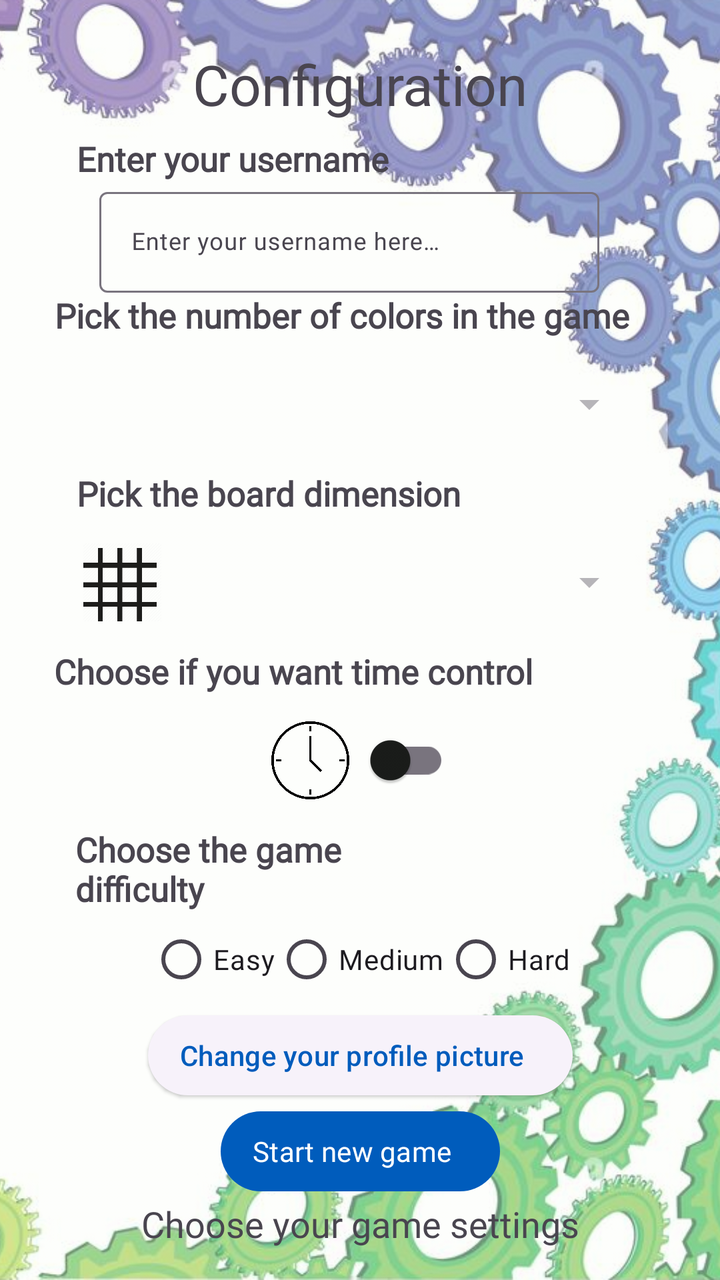
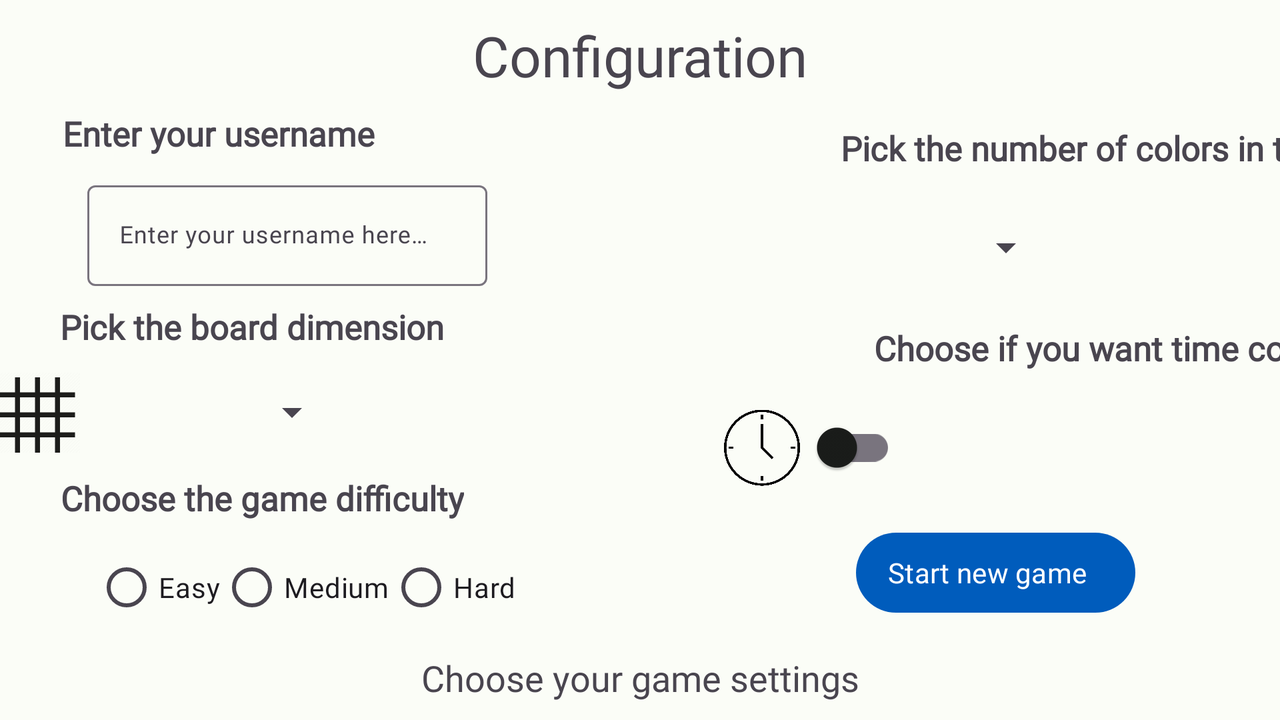

Compare how this app lays out the same screen by default and in its alternative resource folder. The renders come first, then the two layout files and the values they reference.
<!-- AndroidManifest.xml: application theme AppTheme -->
<!-- res/layout/activity_new_game_configuration.xml -->
<?xml version="1.0" encoding="utf-8"?>
<FrameLayout xmlns:android="http://schemas.android.com/apk/res/android"
    xmlns:app="http://schemas.android.com/apk/res-auto"
    xmlns:tools="http://schemas.android.com/tools"
    android:layout_width="match_parent"
    android:layout_height="match_parent">

    <ImageView
        android:layout_width="match_parent"
        android:layout_height="match_parent"
        android:alpha="0.6"
        android:contentDescription="@string/conf_background_desc"
        android:scaleType="centerCrop"
        android:src="@drawable/background_new_game_conf" />

    <androidx.constraintlayout.widget.ConstraintLayout
        android:layout_width="match_parent"
        android:layout_height="match_parent"
        tools:context=".gui.configuration.NewGameConfiguration">

        <TextView
            android:id="@+id/mainConfigurationHeader"
            android:layout_width="match_parent"
            android:layout_height="52dp"
            android:layout_marginTop="16dp"
            android:fontFamily="@font/title_font"
            android:gravity="center"
            android:text="@string/configuration_header"
            android:textSize="28sp"
            app:layout_constraintEnd_toEndOf="parent"
            app:layout_constraintStart_toStartOf="parent"
            app:layout_constraintTop_toTopOf="parent" />

        <TextView
            android:id="@+id/mainConfigurationSubHeader"
            android:layout_width="357dp"
            android:layout_height="wrap_content"
            android:layout_marginBottom="16dp"
            android:fontFamily="@font/title_font"
            android:gravity="center"
            android:text="@string/configuration_sub_header"
            android:textSize="18sp"
            app:layout_constraintBottom_toBottomOf="parent"
            app:layout_constraintEnd_toEndOf="parent"
            app:layout_constraintStart_toStartOf="parent" />

        <TextView
            android:id="@+id/usernameIntro"
            android:layout_width="200dp"
            android:layout_height="wrap_content"
            android:fontFamily="@font/main_font"
            android:gravity="start"
            android:text="@string/configuration_username"
            android:textSize="17sp"
            android:textStyle="bold"
            app:layout_constraintBottom_toTopOf="@+id/usernameInputLayout"
            app:layout_constraintEnd_toEndOf="parent"
            app:layout_constraintHorizontal_bias="0.24"
            app:layout_constraintStart_toStartOf="parent"
            app:layout_constraintTop_toBottomOf="@+id/mainConfigurationHeader" />

        <com.google.android.material.textfield.TextInputLayout
            android:id="@+id/usernameInputLayout"
            android:layout_width="250dp"
            android:layout_height="wrap_content"
            app:layout_constraintBottom_toTopOf="@+id/colorsIntro"
            app:layout_constraintEnd_toEndOf="parent"
            app:layout_constraintHorizontal_bias="0.453"
            app:layout_constraintStart_toStartOf="parent"
            app:layout_constraintTop_toBottomOf="@+id/usernameIntro">


            
            

            <com.google.android.material.textfield.TextInputEditText
                android:id="@+id/usernameInput"
                android:layout_width="match_parent"
                android:layout_height="wrap_content"
                android:autofillHints="Game username"
                android:ems="10"
                android:fontFamily="@font/main_font"
                android:hint="@string/configuration_username_hint"
                android:inputType="textPersonName"

                android:textSize="12sp" />
        </com.google.android.material.textfield.TextInputLayout>

        <TextView
            android:id="@+id/colorsIntro"
            android:layout_width="300dp"
            android:layout_height="wrap_content"
            android:fontFamily="@font/main_font"
            android:gravity="start"
            android:text="@string/configuration_colors"
            android:textSize="17sp"
            android:textStyle="bold"
            app:layout_constraintBottom_toTopOf="@+id/colorSample"
            app:layout_constraintEnd_toEndOf="parent"
            app:layout_constraintHorizontal_bias="0.458"
            app:layout_constraintStart_toStartOf="parent"
            app:layout_constraintTop_toBottomOf="@+id/usernameInputLayout" />

        <Spinner
            android:id="@+id/colorSpinner"
            android:layout_width="238dp"
            android:layout_height="39dp"
            android:layout_marginTop="14dp"
            android:layout_marginBottom="14dp"
            android:entries="@array/colors_options_array"
            android:prompt="@string/configuration_colors"
            android:spinnerMode="dialog"
            app:layout_constraintBottom_toTopOf="@+id/gridIntro"
            app:layout_constraintEnd_toEndOf="parent"
            app:layout_constraintHorizontal_bias="0.5"
            app:layout_constraintStart_toEndOf="@+id/colorSample"
            app:layout_constraintTop_toBottomOf="@+id/colorsIntro" />

        <ImageView
            android:id="@+id/colorSample"
            android:layout_width="39dp"
            android:layout_height="39dp"
            android:contentDescription="@string/color_image_description"
            android:scaleType="fitCenter"
            app:layout_constraintBottom_toTopOf="@+id/gridIntro"
            app:layout_constraintEnd_toStartOf="@+id/colorSpinner"
            app:layout_constraintHorizontal_bias="0.5"
            app:layout_constraintHorizontal_chainStyle="packed"
            app:layout_constraintStart_toStartOf="parent"
            app:layout_constraintTop_toBottomOf="@+id/colorsIntro"
            app:srcCompat="@drawable/icon_color_roulette" />

        <Spinner
            android:id="@+id/boardSpinner"
            android:layout_width="238dp"
            android:layout_height="39dp"
            android:layout_marginTop="14dp"
            android:layout_marginBottom="14dp"
            android:entries="@array/board_options_array"
            android:prompt="@string/configuration_grid"
            android:spinnerMode="dialog"
            app:layout_constraintBottom_toTopOf="@+id/timeIntro"
            app:layout_constraintEnd_toEndOf="parent"
            app:layout_constraintHorizontal_bias="0.5"
            app:layout_constraintStart_toEndOf="@+id/gridSample"
            app:layout_constraintTop_toBottomOf="@+id/gridIntro" />

        <ImageView
            android:id="@+id/gridSample"
            android:layout_width="39dp"
            android:layout_height="39dp"
            android:contentDescription="@string/board_image_description"
            android:scaleType="fitCenter"
            app:layout_constraintBottom_toTopOf="@+id/timeIntro"
            app:layout_constraintEnd_toStartOf="@+id/boardSpinner"
            app:layout_constraintHorizontal_bias="0.5"
            app:layout_constraintHorizontal_chainStyle="packed"
            app:layout_constraintStart_toStartOf="parent"
            app:layout_constraintTop_toBottomOf="@+id/gridIntro"
            app:srcCompat="@drawable/icon_board" />

        <TextView
            android:id="@+id/gridIntro"
            android:layout_width="200dp"
            android:layout_height="wrap_content"
            android:fontFamily="@font/main_font"
            android:gravity="start"
            android:text="@string/configuration_grid"
            android:textSize="17sp"
            android:textStyle="bold"
            app:layout_constraintBottom_toTopOf="@+id/gridSample"
            app:layout_constraintEnd_toEndOf="parent"
            app:layout_constraintHorizontal_bias="0.24"
            app:layout_constraintStart_toStartOf="parent"
            app:layout_constraintTop_toBottomOf="@+id/colorSample" />

        <TextView
            android:id="@+id/timeIntro"
            android:layout_width="300dp"
            android:layout_height="wrap_content"
            android:fontFamily="@font/main_font"
            android:gravity="start"
            android:text="@string/configuration_time"
            android:textSize="17sp"
            android:textStyle="bold"
            app:layout_constraintBottom_toTopOf="@+id/timeSample"
            app:layout_constraintEnd_toEndOf="parent"
            app:layout_constraintHorizontal_bias="0.45"
            app:layout_constraintStart_toStartOf="parent"
            app:layout_constraintTop_toBottomOf="@+id/gridSample" />

        <TextView
            android:id="@+id/difficultyIntro"
            android:layout_width="200dp"
            android:layout_height="wrap_content"
            android:fontFamily="@font/main_font"
            android:gravity="start"
            android:text="@string/configuration_difficulty_choose"
            android:textSize="17sp"
            android:textStyle="bold"
            app:layout_constraintBottom_toTopOf="@+id/difficultyRadioGroup"
            app:layout_constraintEnd_toEndOf="parent"
            app:layout_constraintHorizontal_bias="0.235"
            app:layout_constraintStart_toStartOf="parent"
            app:layout_constraintTop_toBottomOf="@+id/timeSample" />

        <com.google.android.material.switchmaterial.SwitchMaterial
            android:id="@+id/timeCheckBox"
            android:layout_width="50dp"
            android:layout_height="39dp"
            android:layout_marginTop="14dp"
            android:layout_marginBottom="14dp"
            android:text=""
            app:layout_constraintBottom_toTopOf="@+id/difficultyIntro"
            app:layout_constraintEnd_toEndOf="parent"
            app:layout_constraintHorizontal_bias="0.5"
            app:layout_constraintStart_toEndOf="@+id/timeSample"
            app:layout_constraintTop_toBottomOf="@+id/timeIntro" />

        <ImageView
            android:id="@+id/timeSample"
            android:layout_width="39dp"
            android:layout_height="39dp"
            android:contentDescription="@string/clock_image_description"
            app:layout_constraintBottom_toTopOf="@+id/difficultyIntro"
            app:layout_constraintEnd_toStartOf="@+id/timeCheckBox"
            app:layout_constraintHorizontal_bias="0.5"
            app:layout_constraintHorizontal_chainStyle="packed"
            app:layout_constraintStart_toStartOf="parent"
            app:layout_constraintTop_toBottomOf="@+id/timeIntro"
            app:srcCompat="@drawable/icon_clock" />

        <RadioGroup
            android:id="@+id/difficultyRadioGroup"
            android:layout_width="wrap_content"
            android:layout_height="wrap_content"
            android:orientation="horizontal"
            app:layout_constraintBottom_toTopOf="@+id/pfpButton"
            app:layout_constraintEnd_toEndOf="parent"
            app:layout_constraintStart_toStartOf="parent"
            app:layout_constraintTop_toBottomOf="@+id/difficultyIntro">

            <RadioButton
                android:id="@+id/difficultyEasy"
                android:layout_width="wrap_content"
                android:layout_height="wrap_content"
                android:fontFamily="@font/main_font"
                android:text="@string/configuration_difficulty_easy" />

            <RadioButton
                android:id="@+id/difficultyMedium"
                android:layout_width="wrap_content"
                android:layout_height="wrap_content"
                android:fontFamily="@font/main_font"
                android:text="@string/configuration_difficulty_medium" />

            <RadioButton
                android:id="@+id/difficultyHard"
                android:layout_width="wrap_content"
                android:layout_height="wrap_content"
                android:fontFamily="@font/main_font"
                android:text="@string/configuration_difficulty_hard" />
        </RadioGroup>

        <Button
            android:id="@+id/startNewGameButton"
            style="@style/Widget.Material3.Button.Icon"
            android:layout_width="wrap_content"
            android:layout_height="wrap_content"
            android:fontFamily="@font/main_font"
            android:text="@string/startNewGameButton"
            app:icon="@drawable/icon_new_game"
            app:layout_constraintBottom_toTopOf="@+id/mainConfigurationSubHeader"
            app:layout_constraintEnd_toEndOf="parent"
            app:layout_constraintStart_toStartOf="parent"
            app:layout_constraintTop_toBottomOf="@+id/pfpButton" />

        <Button
            android:id="@+id/pfpButton"
            style="@style/Widget.Material3.Button.ElevatedButton.Icon"
            android:layout_width="wrap_content"
            android:layout_height="wrap_content"
            android:text="@string/conf_pfp"
            app:icon="@drawable/icon_pfp"
            app:layout_constraintBottom_toTopOf="@+id/startNewGameButton"
            app:layout_constraintEnd_toEndOf="parent"
            app:layout_constraintStart_toStartOf="parent"
            app:layout_constraintTop_toBottomOf="@+id/difficultyRadioGroup" />

    </androidx.constraintlayout.widget.ConstraintLayout>
</FrameLayout>
<!-- resources referenced by this layout -->
<resources>
  <string name="board_image_description">Board icon</string>
  <string name="clock_image_description">Clock icon</string>
  <string name="color_image_description">Color roulette</string>
  <string name="conf_background_desc">Background image for the configuration screen</string>
  <string name="conf_pfp">Change your profile picture</string>
  <string name="configuration_colors">Pick the number of colors in the game</string>
  <string name="configuration_difficulty_choose">Choose the game difficulty</string>
  <string name="configuration_difficulty_easy">Easy</string>
  <string name="configuration_difficulty_hard">Hard</string>
  <string name="configuration_difficulty_medium">Medium</string>
  <string name="configuration_grid">Pick the board dimension</string>
  <string name="configuration_header">Configuration</string>
  <string name="configuration_sub_header">Choose your game settings</string>
  <string name="configuration_time">Choose if you want time control</string>
  <string name="configuration_username">Enter your username</string>
  <string name="configuration_username_hint">Enter your username here…</string>
  <string name="startNewGameButton">Start new game</string>
  <color name="md_theme_light_primary">#005CBC</color>
  <color name="md_theme_light_onPrimary">#FFFFFF</color>
  <color name="md_theme_light_primaryContainer">#D6E3FF</color>
  <color name="md_theme_light_onPrimaryContainer">#001B3F</color>
  <color name="md_theme_light_secondary">#006D40</color>
  <color name="md_theme_light_onSecondary">#FFFFFF</color>
  <color name="md_theme_light_secondaryContainer">#73FCB2</color>
  <color name="md_theme_light_onSecondaryContainer">#002110</color>
  <color name="md_theme_light_tertiary">#8F4E00</color>
  <color name="md_theme_light_onTertiary">#FFFFFF</color>
  <color name="md_theme_light_tertiaryContainer">#FFDCBE</color>
  <color name="md_theme_light_onTertiaryContainer">#2E1500</color>
  <color name="md_theme_light_error">#B3261E</color>
  <color name="md_theme_light_errorContainer">#F9DEDC</color>
  <color name="md_theme_light_onError">#FFFFFF</color>
  <color name="md_theme_light_onErrorContainer">#410E0B</color>
  <color name="md_theme_light_background">#FBFDF7</color>
  <color name="md_theme_light_onBackground">#1A1C1A</color>
  <color name="md_theme_light_surface">#FBFDF7</color>
  <color name="md_theme_light_onSurface">#1A1C1A</color>
  <color name="md_theme_light_surfaceVariant">#E7E0EC</color>
  <color name="md_theme_light_onSurfaceVariant">#49454F</color>
  <color name="md_theme_light_outline">#79747E</color>
  <color name="md_theme_light_inverseOnSurface">#F0F1EC</color>
  <color name="md_theme_light_inverseSurface">#2E312E</color>
  <color name="md_theme_light_primaryInverse">#A8C7FF</color>
</resources>
<!-- res/layout-land/activity_new_game_configuration.xml (the repository's variant of the layout above) -->
<!-- drawn on the phone turned sideways -->
<?xml version="1.0" encoding="utf-8"?>
<androidx.constraintlayout.widget.ConstraintLayout xmlns:android="http://schemas.android.com/apk/res/android"
    xmlns:app="http://schemas.android.com/apk/res-auto"
    xmlns:tools="http://schemas.android.com/tools"
    android:layout_width="match_parent"
    android:layout_height="match_parent">

    <TextView
        android:id="@+id/mainConfigurationHeader"
        android:layout_width="wrap_content"
        android:layout_height="wrap_content"
        android:fontFamily="@font/title_font"
        android:gravity="center"
        android:text="@string/configuration_header"
        android:textSize="28sp"
        app:layout_constraintBottom_toTopOf="@+id/usernameIntro"
        app:layout_constraintEnd_toEndOf="parent"
        app:layout_constraintStart_toStartOf="parent"
        app:layout_constraintTop_toTopOf="parent" />

    <TextView
        android:id="@+id/usernameIntro"
        android:layout_width="wrap_content"
        android:layout_height="wrap_content"
        android:fontFamily="@font/main_font"
        android:text="@string/configuration_username"
        android:textSize="17sp"
        android:textStyle="bold"
        app:layout_constraintBottom_toTopOf="@+id/usernameInputLayout"
        app:layout_constraintEnd_toEndOf="parent"
        app:layout_constraintHorizontal_bias="0.065"
        app:layout_constraintStart_toStartOf="parent"
        app:layout_constraintTop_toBottomOf="@+id/mainConfigurationHeader" />

    <com.google.android.material.textfield.TextInputLayout
        android:id="@+id/usernameInputLayout"
        android:layout_width="200dp"
        android:layout_height="wrap_content"
        app:layout_constraintBottom_toTopOf="@+id/gridIntro"
        app:layout_constraintEnd_toEndOf="parent"
        app:layout_constraintHorizontal_bias="0.099"
        app:layout_constraintStart_toStartOf="parent"
        app:layout_constraintTop_toBottomOf="@+id/usernameIntro">

        <com.google.android.material.textfield.TextInputEditText
            android:id="@+id/usernameInput"
            android:layout_width="match_parent"
            android:layout_height="wrap_content"
            android:autofillHints="Game username"
            android:fontFamily="@font/main_font"
            android:hint="@string/configuration_username_hint"
            android:inputType="textPersonName"
            android:textSize="12sp" />
    </com.google.android.material.textfield.TextInputLayout>

    <TextView
        android:id="@+id/colorsIntro"
        android:layout_width="wrap_content"
        android:layout_height="wrap_content"
        android:layout_marginStart="233dp"
        android:fontFamily="@font/main_font"
        android:text="@string/configuration_colors"
        android:textSize="17sp"
        android:textStyle="bold"
        app:layout_constraintBottom_toTopOf="@+id/linearLayout4"
        app:layout_constraintEnd_toEndOf="parent"
        app:layout_constraintHorizontal_bias="0.0"
        app:layout_constraintStart_toEndOf="@+id/usernameIntro"
        app:layout_constraintTop_toBottomOf="@+id/mainConfigurationHeader" />

    <TextView
        android:id="@+id/gridIntro"
        android:layout_width="wrap_content"
        android:layout_height="wrap_content"
        android:fontFamily="@font/main_font"
        android:text="@string/configuration_grid"
        android:textSize="17sp"
        android:textStyle="bold"
        app:layout_constraintBottom_toTopOf="@+id/linearLayout2"
        app:layout_constraintEnd_toEndOf="parent"
        app:layout_constraintHorizontal_bias="0.067"
        app:layout_constraintStart_toStartOf="parent"
        app:layout_constraintTop_toBottomOf="@+id/usernameInputLayout" />

    <TextView
        android:id="@+id/timeIntro"
        android:layout_width="wrap_content"
        android:layout_height="wrap_content"
        android:layout_marginStart="215dp"
        android:fontFamily="@font/main_font"
        android:text="@string/configuration_time"
        android:textSize="17sp"
        android:textStyle="bold"
        app:layout_constraintBottom_toTopOf="@+id/linearLayout5"
        app:layout_constraintEnd_toEndOf="parent"
        app:layout_constraintHorizontal_bias="0.0"
        app:layout_constraintStart_toEndOf="@+id/gridIntro"
        app:layout_constraintTop_toBottomOf="@+id/linearLayout4" />

    <LinearLayout
        android:id="@+id/linearLayout5"
        android:layout_width="wrap_content"
        android:layout_height="45dp"
        android:layout_marginStart="0dp"
        android:orientation="horizontal"
        app:layout_constraintBottom_toTopOf="@+id/startNewGameButton"
        app:layout_constraintEnd_toEndOf="parent"
        app:layout_constraintStart_toEndOf="@+id/linearLayout2"
        app:layout_constraintTop_toBottomOf="@+id/timeIntro">

        <ImageView
            android:id="@+id/timeSample"
            android:layout_width="38dp"
            android:layout_height="match_parent"
            android:layout_weight="1"
            android:contentDescription="@string/clock_image_description"
            android:scaleType="fitCenter"
            app:srcCompat="@drawable/icon_clock" />

        <com.google.android.material.switchmaterial.SwitchMaterial
            android:id="@+id/timeCheckBox"
            android:layout_width="match_parent"
            android:layout_height="match_parent"
            android:layout_weight="1"
            android:text="" />
    </LinearLayout>

    <TextView
        android:id="@+id/difficultyIntro"
        android:layout_width="wrap_content"
        android:layout_height="wrap_content"
        android:fontFamily="@font/main_font"
        android:text="@string/configuration_difficulty_choose"
        android:textSize="17sp"
        android:textStyle="bold"
        app:layout_constraintBottom_toTopOf="@+id/difficultyRadioGroup"
        app:layout_constraintEnd_toEndOf="parent"
        app:layout_constraintHorizontal_bias="0.069"
        app:layout_constraintStart_toStartOf="parent"
        app:layout_constraintTop_toBottomOf="@+id/linearLayout2" />

    <RadioGroup
        android:id="@+id/difficultyRadioGroup"
        android:layout_width="wrap_content"
        android:layout_height="wrap_content"
        android:orientation="horizontal"
        app:layout_constraintBottom_toTopOf="@+id/mainConfigurationSubHeader"
        app:layout_constraintEnd_toEndOf="parent"
        app:layout_constraintHorizontal_bias="0.11"
        app:layout_constraintStart_toStartOf="parent"
        app:layout_constraintTop_toBottomOf="@+id/difficultyIntro">

        <RadioButton
            android:id="@+id/difficultyEasy"
            android:layout_width="wrap_content"
            android:layout_height="wrap_content"
            android:layout_weight="1"
            android:fontFamily="@font/main_font"
            android:text="@string/configuration_difficulty_easy" />

        <RadioButton
            android:id="@+id/difficultyMedium"
            android:layout_width="wrap_content"
            android:layout_height="wrap_content"
            android:layout_weight="1"
            android:fontFamily="@font/main_font"
            android:text="@string/configuration_difficulty_medium" />

        <RadioButton
            android:id="@+id/difficultyHard"
            android:layout_width="wrap_content"
            android:layout_height="wrap_content"
            android:layout_weight="1"
            android:fontFamily="@font/main_font"
            android:text="@string/configuration_difficulty_hard" />
    </RadioGroup>

    <Button
        android:id="@+id/startNewGameButton"
        style="@style/Widget.Material3.Button.Icon"
        android:layout_width="wrap_content"
        android:layout_height="wrap_content"
        android:layout_marginStart="170dp"
        android:fontFamily="@font/main_font"
        android:text="@string/startNewGameButton"
        app:icon="@drawable/icon_new_game"
        app:layout_constraintBottom_toTopOf="@+id/mainConfigurationSubHeader"
        app:layout_constraintEnd_toEndOf="parent"
        app:layout_constraintHorizontal_bias="0.0"
        app:layout_constraintStart_toEndOf="@+id/difficultyRadioGroup"
        app:layout_constraintTop_toBottomOf="@+id/linearLayout5" />

    <TextView
        android:id="@+id/mainConfigurationSubHeader"
        android:layout_width="400dp"
        android:layout_height="wrap_content"
        android:fontFamily="@font/title_font"
        android:gravity="center"
        android:text="@string/configuration_sub_header"
        android:textSize="18sp"
        app:layout_constraintBottom_toBottomOf="parent"
        app:layout_constraintEnd_toEndOf="parent"
        app:layout_constraintStart_toStartOf="parent"
        app:layout_constraintTop_toBottomOf="@+id/difficultyRadioGroup" />

    <LinearLayout
        android:id="@+id/linearLayout4"
        android:layout_width="170dp"
        android:layout_height="45dp"
        android:layout_marginStart="0dp"
        android:orientation="horizontal"
        app:layout_constraintBottom_toTopOf="@+id/timeIntro"
        app:layout_constraintEnd_toEndOf="parent"
        app:layout_constraintStart_toEndOf="@+id/usernameInputLayout"
        app:layout_constraintTop_toBottomOf="@+id/colorsIntro">

        <ImageView
            android:id="@+id/colorSample"
            android:layout_width="80dp"
            android:layout_height="match_parent"
            android:layout_weight="1"
            android:contentDescription="@string/color_image_description"
            android:scaleType="fitCenter"
            app:srcCompat="@drawable/icon_color_roulette" />

        <Spinner
            android:id="@+id/colorSpinner"
            android:layout_width="match_parent"
            android:layout_height="match_parent"
            android:layout_weight="1"
            android:entries="@array/colors_options_array"
            android:prompt="@string/configuration_colors"
            android:spinnerMode="dialog" />
    </LinearLayout>

    <LinearLayout
        android:id="@+id/linearLayout2"
        android:layout_width="170dp"
        android:layout_height="45dp"
        android:orientation="horizontal"
        app:layout_constraintBottom_toTopOf="@+id/difficultyIntro"
        app:layout_constraintTop_toBottomOf="@+id/gridIntro"
        tools:layout_editor_absoluteX="62dp">

        <ImageView
            android:id="@+id/gridSpinner"
            android:layout_width="80dp"
            android:layout_height="wrap_content"
            android:layout_weight="1"
            android:contentDescription="@string/board_image_description"
            android:scaleType="fitCenter"
            app:srcCompat="@drawable/icon_board" />

        <Spinner
            android:id="@+id/spinner"
            android:layout_width="match_parent"
            android:layout_height="match_parent"
            android:layout_weight="1"
            android:entries="@array/board_options_array"
            android:prompt="@string/configuration_grid"
            android:spinnerMode="dialog" />
    </LinearLayout>

</androidx.constraintlayout.widget.ConstraintLayout>
<!-- resources referenced by the variant -->
<!-- as the phone turned sideways resolves them -->
<resources>
  <string name="board_image_description">Board icon</string>
  <string name="clock_image_description">Clock icon</string>
  <string name="color_image_description">Color roulette</string>
  <string name="configuration_colors">Pick the number of colors in the game</string>
  <string name="configuration_difficulty_choose">Choose the game difficulty</string>
  <string name="configuration_difficulty_easy">Easy</string>
  <string name="configuration_difficulty_hard">Hard</string>
  <string name="configuration_difficulty_medium">Medium</string>
  <string name="configuration_grid">Pick the board dimension</string>
  <string name="configuration_header">Configuration</string>
  <string name="configuration_sub_header">Choose your game settings</string>
  <string name="configuration_time">Choose if you want time control</string>
  <string name="configuration_username">Enter your username</string>
  <string name="configuration_username_hint">Enter your username here…</string>
  <string name="startNewGameButton">Start new game</string>
  <color name="md_theme_light_primary">#005CBC</color>
  <color name="md_theme_light_onPrimary">#FFFFFF</color>
  <color name="md_theme_light_primaryContainer">#D6E3FF</color>
  <color name="md_theme_light_onPrimaryContainer">#001B3F</color>
  <color name="md_theme_light_secondary">#006D40</color>
  <color name="md_theme_light_onSecondary">#FFFFFF</color>
  <color name="md_theme_light_secondaryContainer">#73FCB2</color>
  <color name="md_theme_light_onSecondaryContainer">#002110</color>
  <color name="md_theme_light_tertiary">#8F4E00</color>
  <color name="md_theme_light_onTertiary">#FFFFFF</color>
  <color name="md_theme_light_tertiaryContainer">#FFDCBE</color>
  <color name="md_theme_light_onTertiaryContainer">#2E1500</color>
  <color name="md_theme_light_error">#B3261E</color>
  <color name="md_theme_light_errorContainer">#F9DEDC</color>
  <color name="md_theme_light_onError">#FFFFFF</color>
  <color name="md_theme_light_onErrorContainer">#410E0B</color>
  <color name="md_theme_light_background">#FBFDF7</color>
  <color name="md_theme_light_onBackground">#1A1C1A</color>
  <color name="md_theme_light_surface">#FBFDF7</color>
  <color name="md_theme_light_onSurface">#1A1C1A</color>
  <color name="md_theme_light_surfaceVariant">#E7E0EC</color>
  <color name="md_theme_light_onSurfaceVariant">#49454F</color>
  <color name="md_theme_light_outline">#79747E</color>
  <color name="md_theme_light_inverseOnSurface">#F0F1EC</color>
  <color name="md_theme_light_inverseSurface">#2E312E</color>
  <color name="md_theme_light_primaryInverse">#A8C7FF</color>
</resources>
